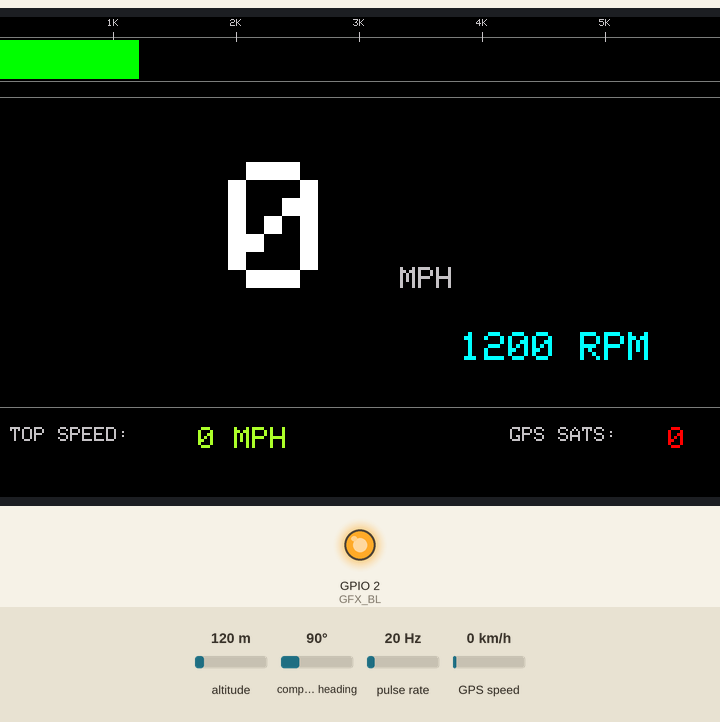
A sketch run on a simulated ESP32. On the bench: 800×480 colour display, output pins drawn as LEDs (lit = HIGH). Wiring (inferred from the names in the program): pulse sensor: data GPIO 19. The test bench sets the inputs (shaded band); at power-on: pulse rate 20 Hz, GPS speed 0 km/h, altitude 120 m, compass heading 90°. The GPS gets a fix after 3 s at 37.7749, -122.4194 with 8 satellites.

Above: at 1.7 s.
1.8 s: pulse rate (sensor on GPIO 19) set to 100 Hz
At 2.6 s:
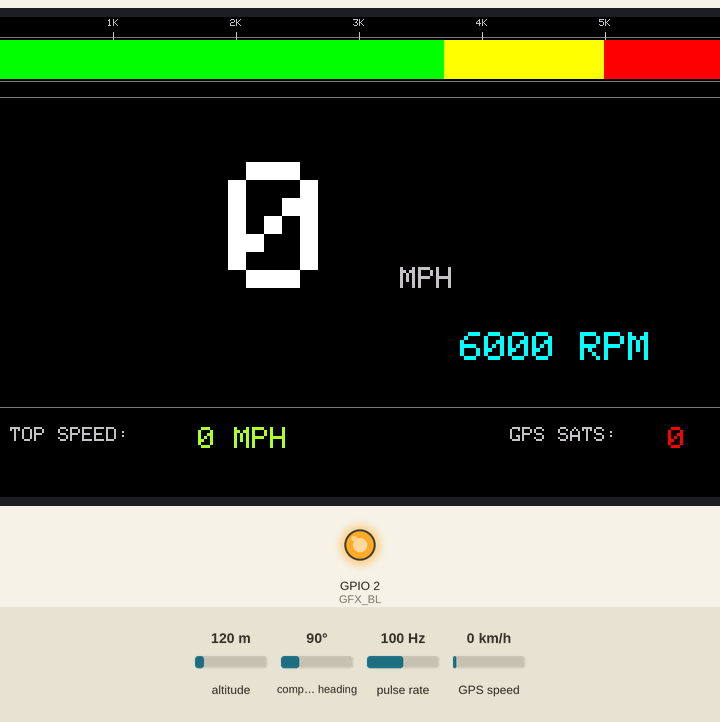
5.0 s: GPS speed set to 2 km/h
At 6.3 s:
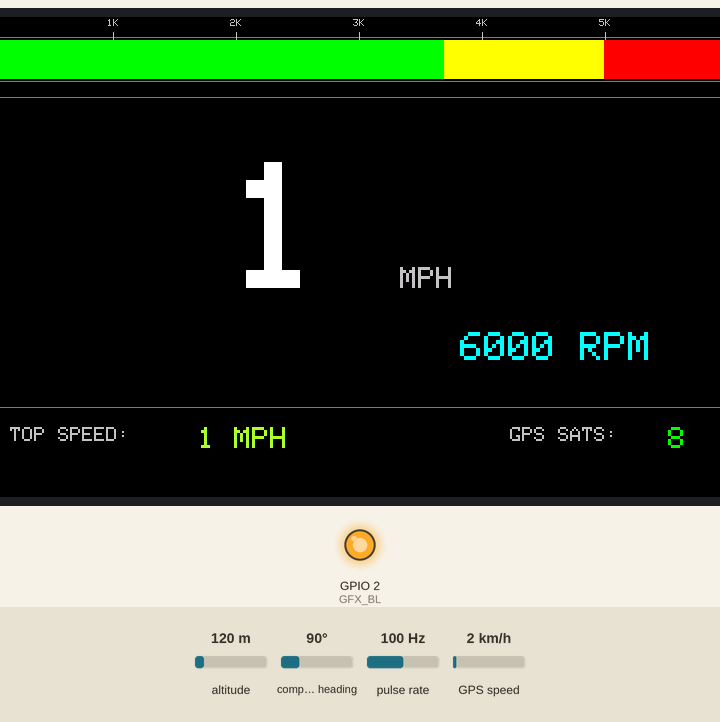
7.0 s: pulse rate (sensor on GPIO 19) set to 2 Hz
At 7.99 s:
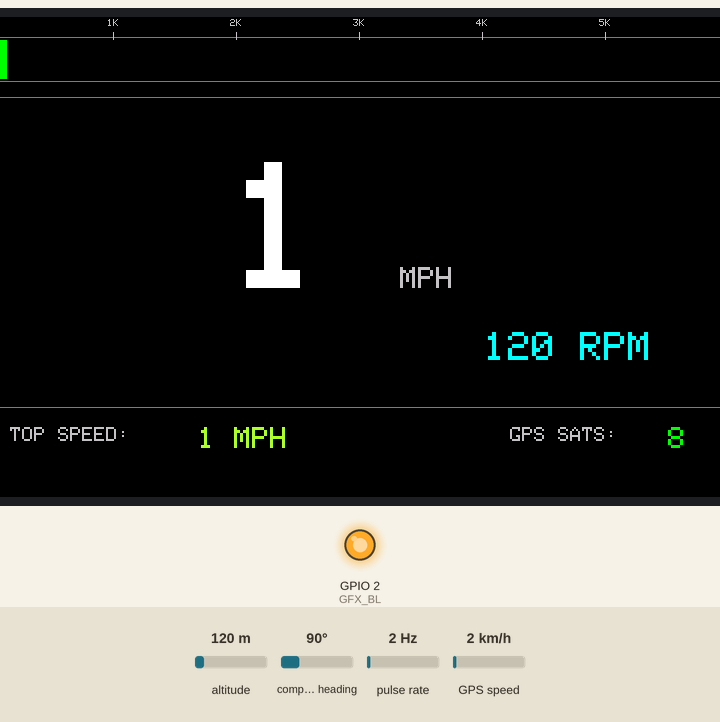
8.8 s: GPS speed set to 30 km/h
At 10.52 s:
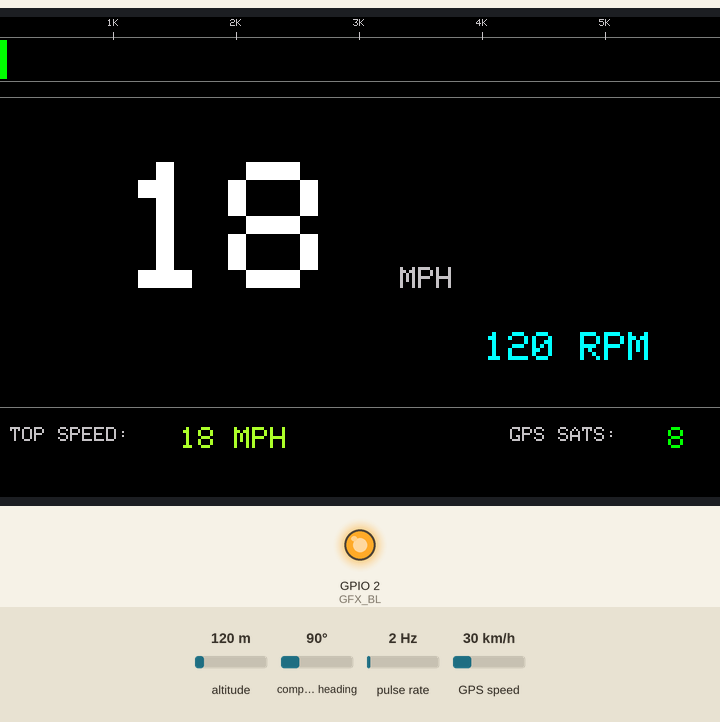
11.1 s: pulse rate (sensor on GPIO 19) set to 4 Hz
At 13.1 s:
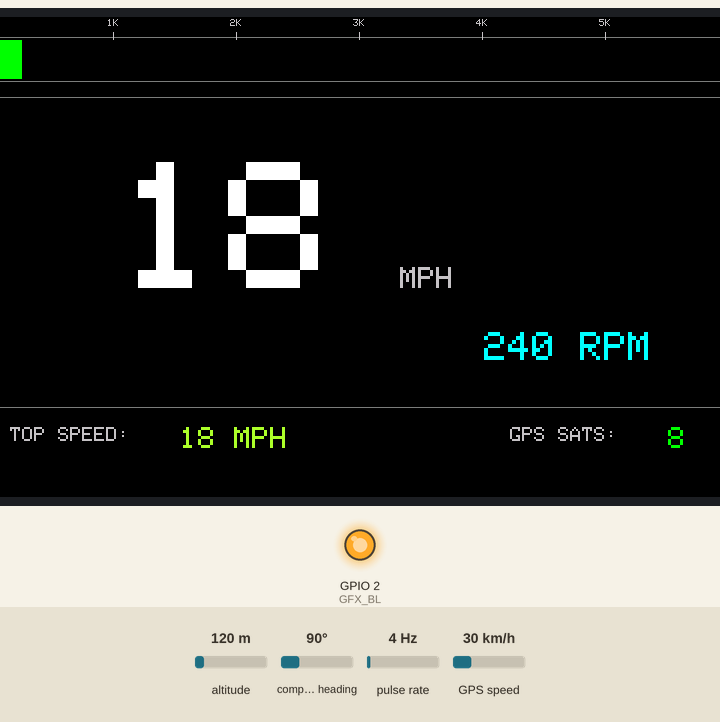
13.4 s: GPS speed set to 60 km/h
At 14.7 s:
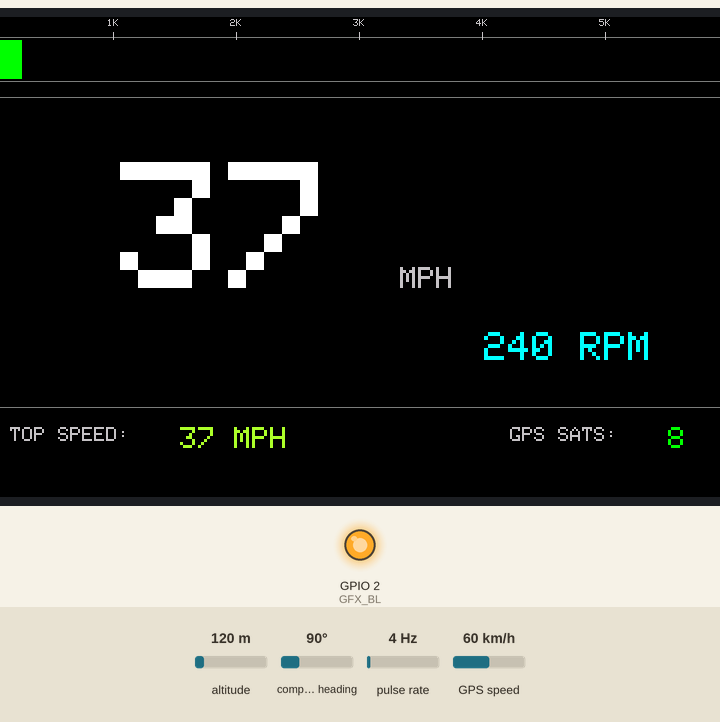
Timing chart, 0 to 16.1 s (numbered marks = the images above; inputs shaded):
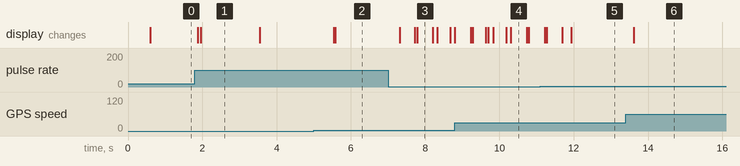

Measured:
- after the input at 1.8 s, the display: first changes after 0.08 s (image 1 shows a later state)
- after the input at 5.0 s, the display: first changes after 0.53 s (image 2 shows a later state)
- after the input at 7.0 s, the display: first changes after 0.32 s (image 3 shows a later state)
- after the input at 8.8 s, the display: first differs from a run without the input after 0.83 s (image 4)
- after the input at 11.1 s, the display: first differs from a run without the input after 0.59 s (image 5 shows a later state)
- after the input at 13.4 s, the display: changes after 0.21 s (image 6)
- what the display in image 3 shows lasts 0.4 s, from 7.8 s to 8.2 s

The sketch:

openkart.ino
```cpp
#include <Arduino.h>
#include <Arduino_GFX_Library.h>
#include <TinyGPSPlus.h>

/* =========================================================================
   1. PIN DEFINITIONS & DISPLAY SETUP (Sunton 5.0" ESP32-8048S050)
   ========================================================================= */
#define GFX_BL 2 // Backlight Pin

// 16-bit Parallel RGB Bus Configuration for ST7262 800x480 Panel
Arduino_ESP32RGBPanel *rgbpanel = new Arduino_ESP32RGBPanel(
    40 /* DE */, 41 /* VSYNC */, 39 /* HSYNC */, 42 /* PCLK */,
    45 /* R0 */, 48 /* R1 */, 47 /* R2 */, 21 /* R3 */, 14 /* R4 */,
    5  /* G0 */, 6  /* G1 */, 7  /* G2 */, 15 /* G3 */, 16 /* G4 */, 4  /* G5 */,
    8  /* B0 */, 3  /* B1 */, 46 /* B2 */, 9  /* B3 */, 1  /* B4 */,
    0 /* hsync_polarity */, 8 /* hsync_front_porch */, 4 /* hsync_pulse_width */, 8 /* hsync_back_porch */,
    0 /* vsync_polarity */, 8 /* vsync_front_porch */, 4 /* vsync_pulse_width */, 8 /* vsync_back_porch */,
    1 /* pclk_active_neg */, 16000000 /* prefer_speed (16MHz) */
);

Arduino_RGB_Display *gfx = new Arduino_RGB_Display(
    800 /* width */, 480 /* height */, rgbpanel, 0 /* rotation */, true /* auto_flush */
);

/* =========================================================================
   2. TACHOMETER CONFIGURATION (Predator 212 / Spark Wrap on IO19)
   ========================================================================= */
const int PIN_TACH = 19;
volatile unsigned long lastSparkTime = 0;
volatile unsigned long sparkInterval = 0;

// Interrupt Service Routine: Runs every time spark plug fires
void IRAM_ATTR sparkISR() {
  unsigned long now = micros();
  unsigned long interval = now - lastSparkTime;

  // Software filter: Reject spikes faster than 9,500 RPM (~6300 us)
  if (interval > 6300) {
    sparkInterval = interval;
    lastSparkTime = now;
  }
}

/* =========================================================================
   3. GPS CONFIGURATION (Beitian BE-220 on Serial Port)
   ========================================================================= */
// The JST 1.25mm serial port uses GPIO 43 (TX) and GPIO 44 (RX)
static const int RXPin = 44, TXPin = 43;
static const uint32_t GPSBaud = 38400; // BE-220 M10 default baud rate

TinyGPSPlus gps;
HardwareSerial gpsSerial(1);

/* =========================================================================
   4. TELEMETRY STATE TRACKING
   ========================================================================= */
float currentRPM = 0;
float currentMPH = 0;
float maxMPH     = 0;
int   satellites = 0;

unsigned long lastScreenUpdate = 0;
const unsigned long SCREEN_REFRESH_MS = 60; // ~16 FPS (Smooth & Responsive)

// Track previous values so we only redraw changed pixels (no flickering)
int lastDrawnRPMWidth = 0;
int lastDrawnSpeed    = -1;
int lastDrawnRPM      = -1;
int lastDrawnSats     = -1;
int lastDrawnMaxSpeed = -1;

/* =========================================================================
   5. STATIC DASHBOARD BACKGROUND (Drawn Once at Boot)
   ========================================================================= */
void drawStaticUI() {
  gfx->fillScreen(BLACK);

  // Tachometer Border Housing (Top 80px)
  gfx->drawRoundRect(30, 20, 740, 45, 8, DARKGREY);
  gfx->drawFastHLine(30, 80, 740, DARKGREY);

  // RPM Tick markers along tachometer bar
  // 1k, 2k, 3k, 4k, 5k RPM markers (Max 6000 RPM scale)
  for (int i = 1; i <= 5; i++) {
    int x = 30 + (i * (740 / 6));
    gfx->drawFastVLine(x, 15, 10, LIGHTGREY);
    gfx->setTextSize(1);
    gfx->setTextColor(LIGHTGREY);
    gfx->setCursor(x - 6, 2);
    gfx->printf("%dK", i);
  }

  // Speed Label Box
  gfx->setTextSize(3);
  gfx->setTextColor(LIGHTGREY);
  gfx->setCursor(440, 250);
  gfx->print("MPH");

  // Bottom Status Bar Dividers
  gfx->drawFastHLine(30, 390, 740, DARKGREY);
  gfx->setTextSize(2);
  gfx->setTextColor(LIGHTGREY);
  gfx->setCursor(50, 410);
  gfx->print("TOP SPEED:");

  gfx->setCursor(550, 410);
  gfx->print("GPS SATS:");
}

/* =========================================================================
   6. DYNAMIC GAUGES UPDATE
   ========================================================================= */
void updateDashboard() {
  // --- A. DRAW TACHOMETER SWEEP BAR ---
  // Scale 0 to 6000 RPM across 736 horizontal pixels
  int barWidth = map(constrain((int)currentRPM, 0, 6000), 0, 6000, 0, 734);

  if (barWidth != lastDrawnRPMWidth) {
    if (barWidth > lastDrawnRPMWidth) {
      // Draw new segment
      for (int x = lastDrawnRPMWidth; x < barWidth; x++) {
        uint16_t color = GREEN;
        if (x > 450) color = YELLOW; // Warning range (>3,600 RPM)
        if (x > 610) color = RED;    // Redline range (>5,000 RPM)
        gfx->drawFastVLine(33 + x, 23, 39, color);
      }
    } else {
      // Clear retracted segment
      gfx->fillRect(33 + barWidth, 23, lastDrawnRPMWidth - barWidth, 39, BLACK);
    }
    lastDrawnRPMWidth = barWidth;
  }

  // --- B. DRAW DIGITAL SPEEDOMETER (Centered Large Numbers) ---
  int displaySpeed = (int)currentMPH;
  if (displaySpeed != lastDrawnSpeed) {
    // Blank previous digits
    gfx->fillRect(150, 140, 280, 150, BLACK);
    gfx->setTextColor(WHITE);
    gfx->setTextSize(18); // Huge, readable at 40 MPH
    gfx->setCursor(160, 145);
    gfx->printf("%2d", displaySpeed);
    lastDrawnSpeed = displaySpeed;
  }

  // --- C. DRAW DIGITAL RPM TEXT READOUT ---
  int displayRPM = (int)currentRPM;
  if (abs(displayRPM - lastDrawnRPM) > 50) { // Update in 50 RPM increments
    gfx->fillRect(500, 310, 250, 40, BLACK);
    gfx->setTextColor(CYAN);
    gfx->setTextSize(4);
    gfx->setCursor(500, 315);
    gfx->printf("%4d RPM", displayRPM);
    lastDrawnRPM = displayRPM;
  }

  // --- D. DRAW TOP SPEED ---
  int displayMax = (int)maxMPH;
  if (displayMax != lastDrawnMaxSpeed) {
    gfx->fillRect(220, 410, 120, 30, BLACK);
    gfx->setTextColor(GREENYELLOW);
    gfx->setTextSize(3);
    gfx->setCursor(220, 410);
    gfx->printf("%2d MPH", displayMax);
    lastDrawnMaxSpeed = displayMax;
  }

  // --- E. DRAW SATELLITE STATUS ---
  if (satellites != lastDrawnSats) {
    gfx->fillRect(690, 410, 70, 30, BLACK);
    gfx->setTextSize(3);
    if (satellites >= 4) {
      gfx->setTextColor(GREEN); // Solid 3D GPS Lock
    } else {
      gfx->setTextColor(RED);   // Searching for fix
    }
    gfx->setCursor(690, 410);
    gfx->printf("%2d", satellites);
    lastDrawnSats = satellites;
  }
}

/* =========================================================================
   7. ARDUINO SETUP & MAIN LOOP
   ========================================================================= */
void setup() {
  Serial.begin(115200);

  // Initialize GPS UART port
  gpsSerial.begin(GPSBaud, SERIAL_8N1, RXPin, TXPin);

  // Initialize Tachometer Pulse Interrupt
  pinMode(PIN_TACH, INPUT_PULLUP);
  attachInterrupt(digitalPinToInterrupt(PIN_TACH), sparkISR, FALLING);

  // Backlight & Screen Initialization
  pinMode(GFX_BL, OUTPUT);
  digitalWrite(GFX_BL, HIGH); // Full Daylight Brightness

  if (!gfx->begin()) {
    Serial.println("Display Init Failed!");
  }

  drawStaticUI();
}

void loop() {
  // Feed GPS parser stream
  while (gpsSerial.available() > 0) {
    gps.encode(gpsSerial.read());
  }

  // Calculate live engine RPM
  unsigned long now = micros();
  if ((now - lastSparkTime) < 400000 && sparkInterval > 0) {
    currentRPM = 60000000.0 / sparkInterval;
  } else {
    currentRPM = 0; // Engine is off or stalled
  }

  // Extract GPS speed (MPH) and satellites
  if (gps.speed.isValid()) {
    currentMPH = gps.speed.mph();
    if (currentMPH > maxMPH) {
      maxMPH = currentMPH;
    }
  }
  if (gps.satellites.isValid()) {
    satellites = gps.satellites.value();
  }

  // Redraw gauges at smooth intervals
  if (millis() - lastScreenUpdate >= SCREEN_REFRESH_MS) {
    lastScreenUpdate = millis();
    updateDashboard();
  }
}
```
